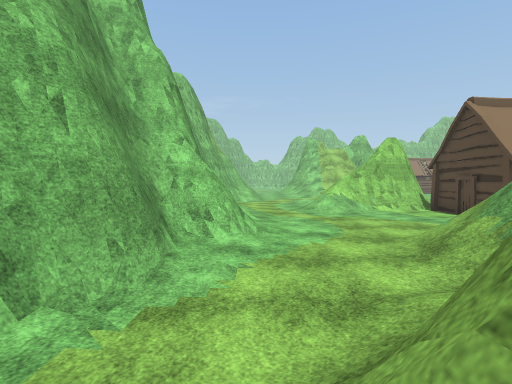
view 1 (above)

24 first-person views from a walk through a scene from a Unity 3-D project. The camera is 1.4 m above the floor, tilts 2° down and sees 80° across. The floor is counted in squares, 2 m on a side. Each view is taken from the middle of a square. On the plan, view 1 faces up. The plan holds only what a view shows up to about 10 squares ahead; the rest is blank. The place goes on beyond the plan. The player character is not drawn. Some surface patterns are stand-ins.

view 2
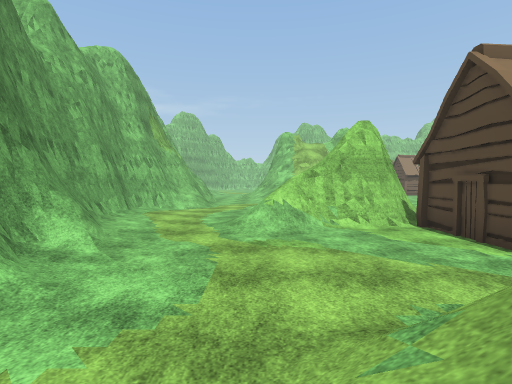

view 3
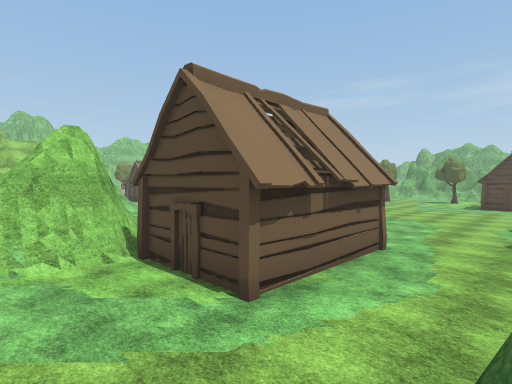

view 4
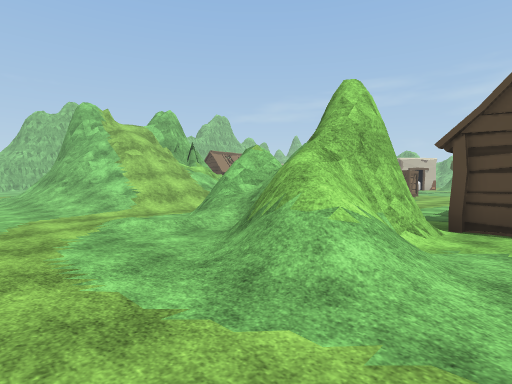

view 5
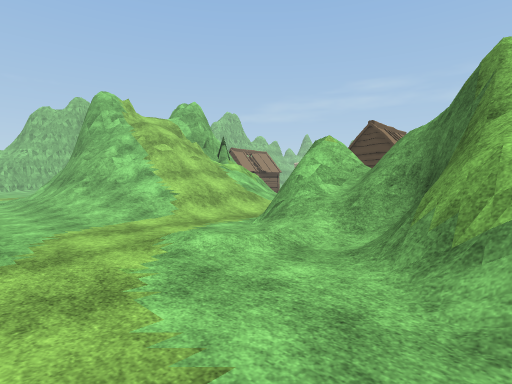

view 6
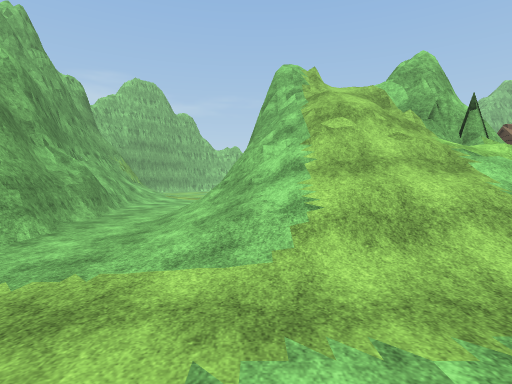

view 7
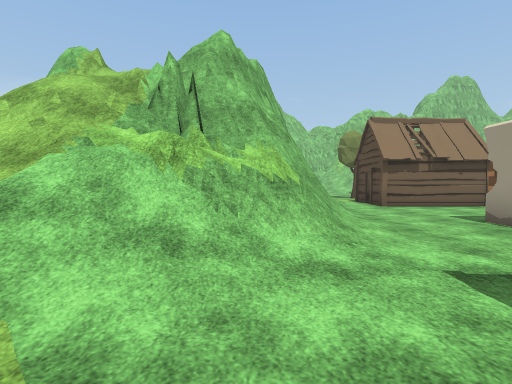

view 8
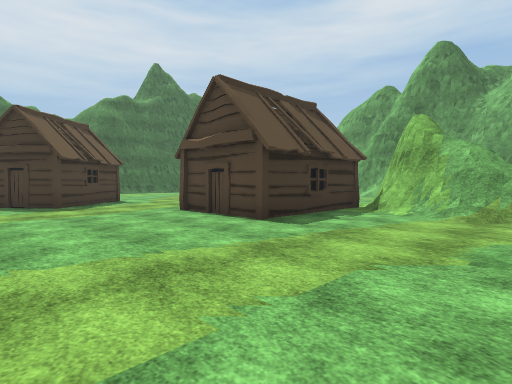

view 9
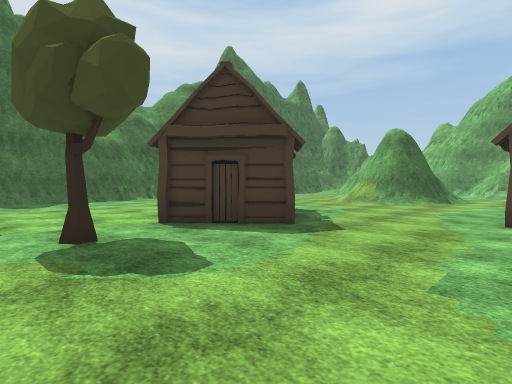

view 10
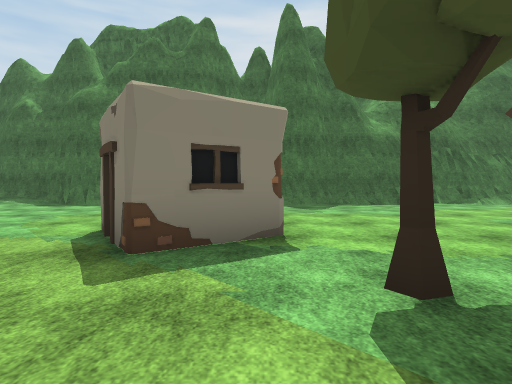

view 11
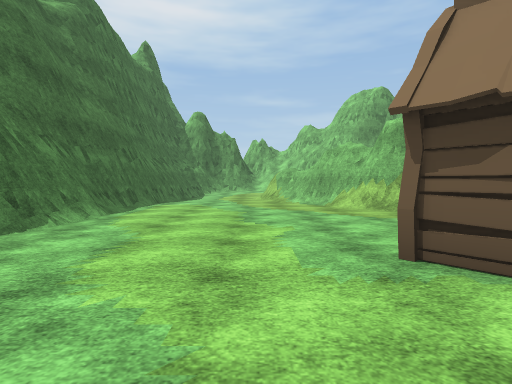

view 12
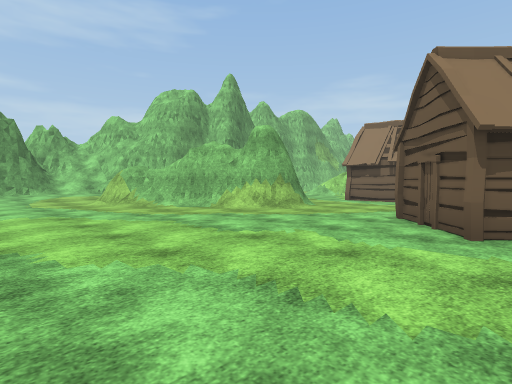

view 13
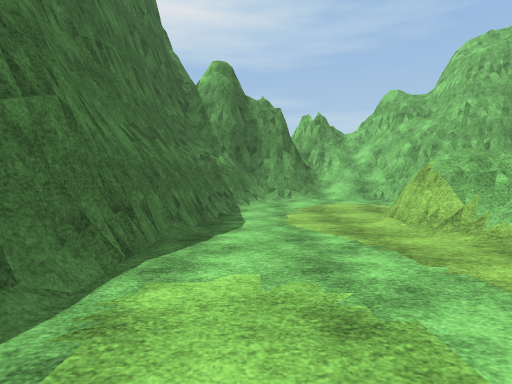

view 14
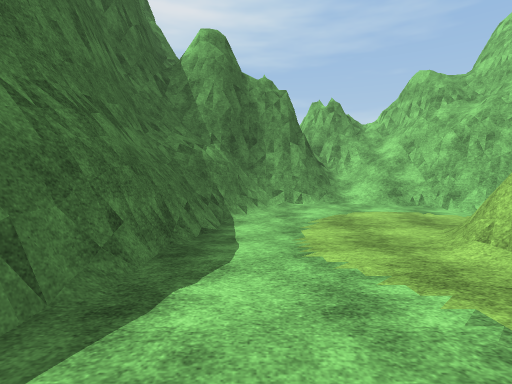

view 15
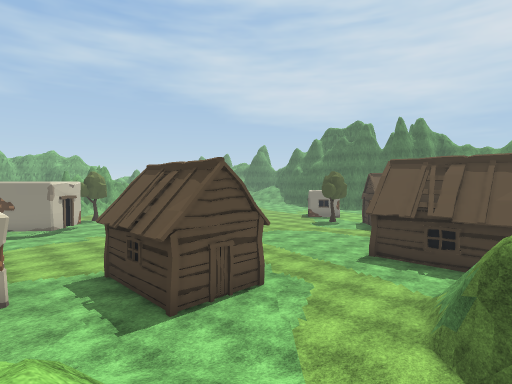

view 16
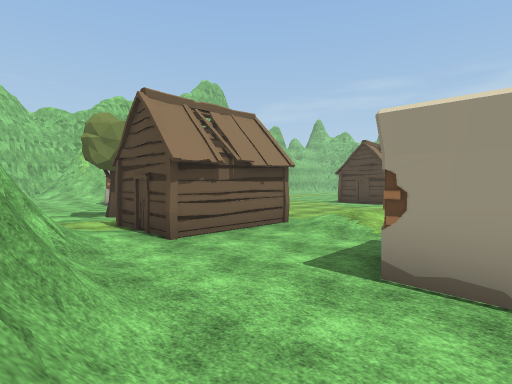

view 17
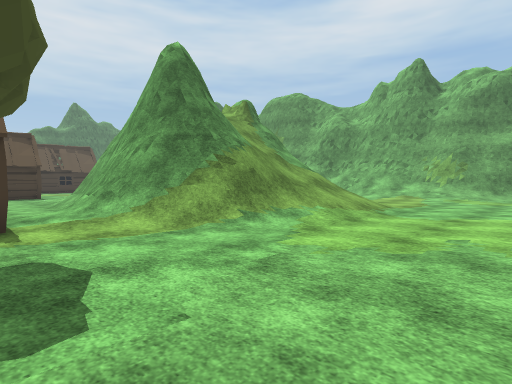

view 18
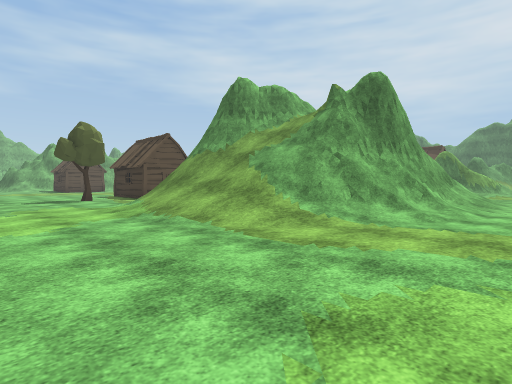

view 19
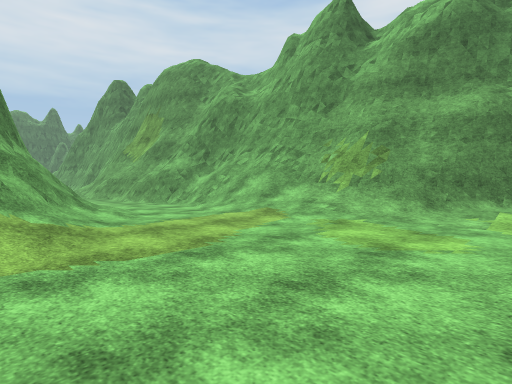

view 20
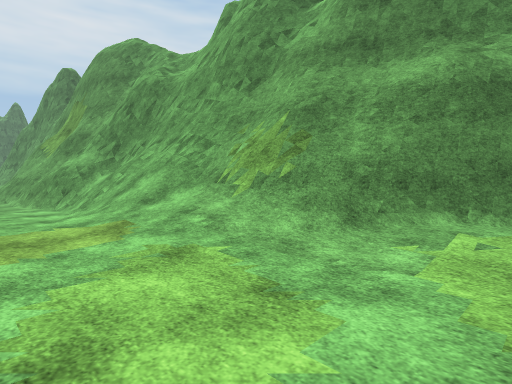

view 21
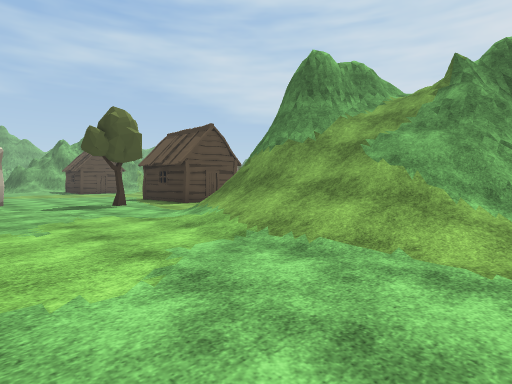

view 22
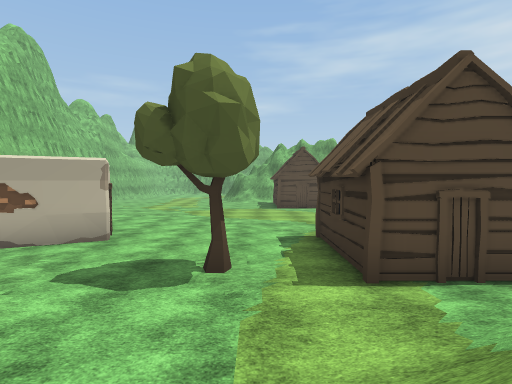

view 23
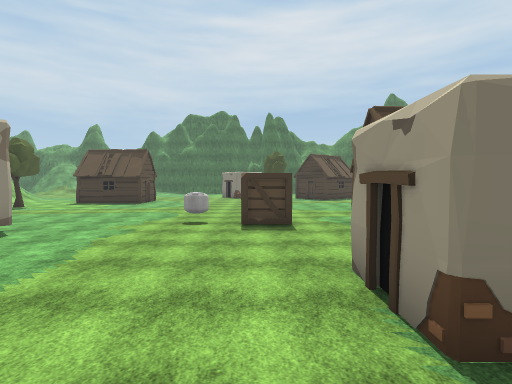

view 24
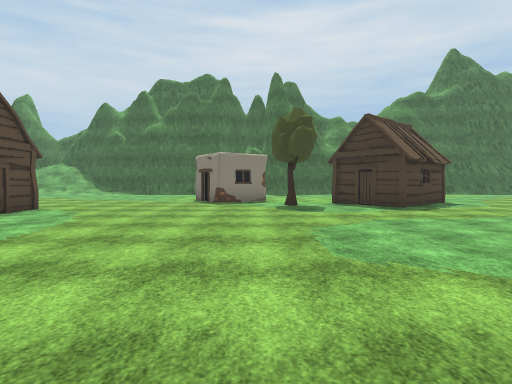

### Floor plan
Key: @ floor where view 1 was taken; # wall or solid block; . main floor; : floor 0.5 m higher than the main floor; / step, stairs or slope; = window, fence, low wall or low ledge; H hut; T tree; O other object.
Columns run from 5 left of view 1 to 23 right of it. Each row starts with its distance up from view 1.
 30  #/................# ...
 29  ##/...............#O...
 28   #/....................
 27   #//..../////...T......
 26   #//...///////.........
 25   #//.../////##/........
 24   ##/../=///###//H.H...
 23   ##/.//##//###//HHH...
 22    ##.//#=//###/...//
 21    ##.//##//###/.../:
 20     #.//#//####/...//
 19     #///=//##///.#O....
 18     #/./////////.# .....
 17     ##.////////..........
 16       .///////...........
 15       ..////...HHH.......#
 14      /.../#/...H.H..O.....O
 13    ##..///##........O.O....
 12    #/.../===................
 11    #/../=###................
 10    #/../=##/...........
  9    #/..////HHHH.........
  8    ##/.....   H..........
  7     #/.....HHHH..........
  6     #/....................
  5    ##=../.................H
  4    #/..//##.....H..........
  3    #/../###/...HHH.T.......
  2   ##/./ ###/..H  H...#.....
  1 ####./###//....HH...O##..
  0 #///.@##/............ ...
 -1 #=///.//............   ...
 -2 ###/................    ...
 -3   ##................    ....
 -4   #####....///////..     ////
 -5       ##############     ####

Where each view was taken, in squares from view 1:
view 1: 0 up, 0 right, facing up
view 2: 3 up, 2 right, facing up
view 3: 4 up, 3 right, facing up-right
view 4: 8 up, 0 right, facing up-right
view 5: 10 up, 0 right, facing up-right
view 6: 13 up, 3 right, facing up
view 7: 14 up, 8 right, facing up
view 8: 13 up, 13 right, facing down-left
view 9: 7 up, 15 right, facing down-left
view 10: 5 up, 15 right, facing down
view 11: 1 down, 13 right, facing left
view 12: 4 down, 11 right, facing up-left
view 13: 3 down, 6 right, facing left
view 14: 3 down, 4 right, facing left
view 15: 18 up, 5 right, facing down-right
view 16: 18 up, 9 right, facing up-right
view 17: 30 up, 12 right, facing down-left
view 18: 30 up, 0 right, facing down-right
view 19: 30 up, 4 right, facing down-left
view 20: 30 up, 1 right, facing down-left
view 21: 30 up, 3 right, facing down-right
view 22: 26 up, 8 right, facing right
view 23: 21 up, 15 right, facing down
view 24: 12 up, 15 right, facing down
